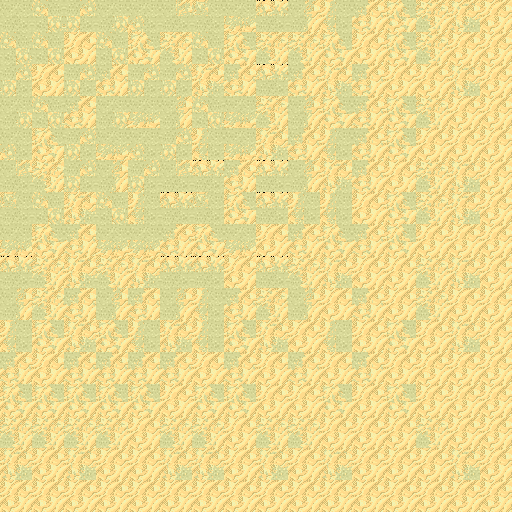

Rendered tile map (Tiled .tmx) drawn with the repository's tilesets; below, a short description and the full map source, tile grids included:
An orthogonal 16x16 tile map with 32x32 px tiles, 1 tile layer (Capa de Patrones 1).

<map version="1.2" tiledversion="1.2.4" orientation="orthogonal" renderorder="right-down" width="16" height="16" tilewidth="32" tileheight="32" infinite="0" nextlayerid="4" nextobjectid="1">
 <tileset firstgid="1" source="static.tsx" />
 <layer id="3" name="Capa de Patrones 1" width="16" height="16">
  <data encoding="csv">
1,2,3,4,5,6,7,8,9,10,11,12,13,14,15,16,
2,2,17,2,13,14,2,13,14,14,13,16,13,14,16,16,
3,17,3,12,3,3,15,12,9,12,15,12,16,16,15,16,
4,2,12,4,8,10,2,8,14,10,13,12,13,14,16,16,
5,13,3,8,5,3,11,8,15,12,11,12,13,16,16,16,
6,14,3,10,3,6,9,12,9,10,15,12,16,14,15,16,
7,2,15,2,11,9,7,13,9,11,11,16,13,14,15,16,
8,13,12,8,8,12,13,8,16,12,13,12,13,16,16,16,
9,14,15,14,15,9,9,16,9,14,15,16,16,14,15,16,
10,14,12,10,12,10,11,12,14,10,16,12,16,14,16,16,
11,13,15,13,11,15,11,13,15,16,11,16,13,16,15,16,
12,16,12,12,12,12,16,12,16,12,16,12,16,16,16,16,
13,13,13,13,13,16,13,13,16,16,13,16,13,16,16,16,
14,14,14,14,16,14,14,16,14,14,16,16,16,14,16,16,
15,16,15,16,16,15,15,16,15,16,15,16,16,16,15,16,
16,16,16,16,16,16,16,16,16,16,16,16,16,16,16,16
</data>
 </layer>
</map>
